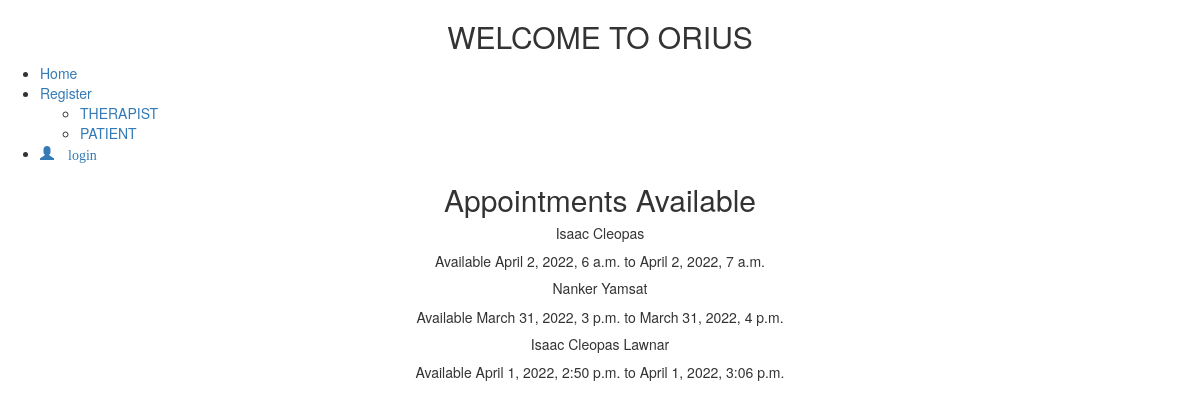
The app's page /, older data.
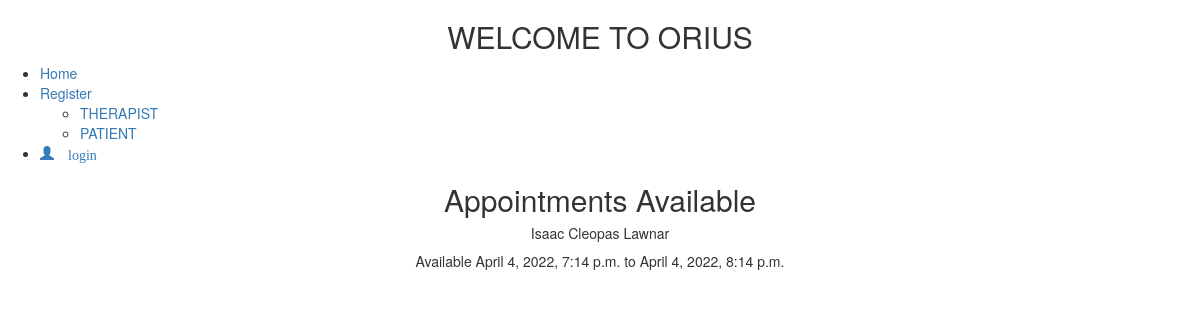
The same page, newer data.
### appointment/models.py (models this page shows, shortened)
class Appointment(models.Model):
    user = models.ForeignKey(User, on_delete=models.CASCADE)
    full_name = models.CharField(max_length=100)
    created_at = models.DateTimeField(default=timezone.now)
    start_time = models.DateTimeField(default=timezone.now)
    end_time = models.DateTimeField(default=timezone.now)
    status = models.TextField(default='PENDING')

### appointment/views.py (the view)
# urls.py: path('', HomePageView.as_view(), name='home'),
class HomePageView(ListView):
    paginate_by = 9
    model = Appointment
    context_object_name = 'home'
    template_name = "home.html"
    def get_queryset(self):
        return self.model.objects.all().order_by('-id')

### templates/home.html (shortened to what this page needs)
{% extends 'base.html' %}
{% load static %}
{% block content %}
<h2 Style="text-align: center;">WELCOME TO ORIUS</h2>
    {% include 'nav.html' %}
    <section Style="text-align: center;">
        <h2>Appointments Available</h2>
        {% for apt in home %}
            {% if request.user.is_authenticated and request.user.role == 'patient' %}
                <h5>{{ apt.full_name }}</h5>
                    <p>Available {{ apt.start_time }} to {{ apt.end_time }}</p>
                    <p>
                        <a href="{% url 'appointment:take-appointment' apt.id %}"> Take Appointment</a>
                    </p>
                {% elif request.user.is_authenticated and request.user.role == 'therapist'   %}
                    <h5>{{ apt.full_name }}</h5>
                    <p>Available {{ apt.start_time }} to {{ apt.end_time }}</p>
                {% else %}
                    <h5>{{ apt.full_name }}</h5>
                    <p>Available {{ apt.start_time }} to {{ apt.end_time }}</p>
            {% endif %}
        {% endfor %}
</section>
{% endblock %}

### templates/base.html (shortened to what this page needs)
{% load static %}
<!DOCTYPE html>
<html lang="en">
<head>
  <link rel="stylesheet" href="https://maxcdn.bootstrapcdn.com/bootstrap/3.3.7/css/bootstrap.min.css">
</head>
<body>
  {% block content %}
  {% endblock  %}
</body>
</html>

### templates/nav.html (shortened to what this page needs)
{% load static %}
<header class="header-area">
    <div class="main-header-area">
        <div class="classy-nav-container breakpoint-off">
                <nav class="classy-navbar justify-content-between" id="dentoNav">
                    <div class="classy-menu">
                            <ul id="nav">
                                <li><a href="{% url 'appointment:home' %}">Home</a></li>
                                {% if request.user.is_authenticated and request.user.role == 'therapist' %}
                                    <li>
                                        <a href="">
                                            <span class="glyphicon glyphicon-user">
                                                    {{ request.user.first_name }}
                                            </span>
                                        </a>
                                        <ul class="dropdown">
                                            <li><a href="{% url 'accounts:therapist-profile-update'  %}"> EDIT PROFILE</a></li>
                                            <li><a href="{% url 'appointment:patient-list' %}"> PATIENTS</a></li>
                                            <li><a href="{% url 'appointment:therapist-appointment' %}">  APPOINTMENTS</a></li>
                                            <li><a href="{% url 'appointment:therapist-appointment-create' %}"> CREATE APPOINTMENT</a></li>
                                            <li><a href="{% url 'accounts:logout' %}"> LOGOUT</a></li>
                                        </ul>
                                    </li>
                              {% else %}
                                    <li><a>Register</a>
                                        <ul class="dropdown">
                                            <li><a href="{% url 'accounts:therapist-register' %}"> THERAPIST</a></li>
                                            <li><a href="{% url 'accounts:patient-register' %}"> PATIENT</a></li>
                                        </ul>
                                    </li>
                                    <li>
                                        <a href="{% url 'accounts:login' %}">
                                            <span class="glyphicon glyphicon-user"> login</span>
                                        </a>
                                    </li>
                                {% endif %}
                            </ul>
                    </div>
                </nav>
        </div>
    </div>
</header>

Row changes from the older to the newer data that the page shows:
removed Appointment: full_name "Isaac Cleopas", start_time "April 2, 2022, 6 a.m.", end_time "April 2, 2022, 7 a.m."
removed Appointment: full_name "Nanker Yamsat", start_time "March 31, 2022, 3 p.m.", end_time "March 31, 2022, 4 p.m."
changed Appointment "Isaac Cleopas Lawnar": start_time "April 1, 2022, 2:50 p.m." → "April 4, 2022, 7:14 p.m."; end_time "April 1, 2022, 3:06 p.m." → "April 4, 2022, 8:14 p.m."
